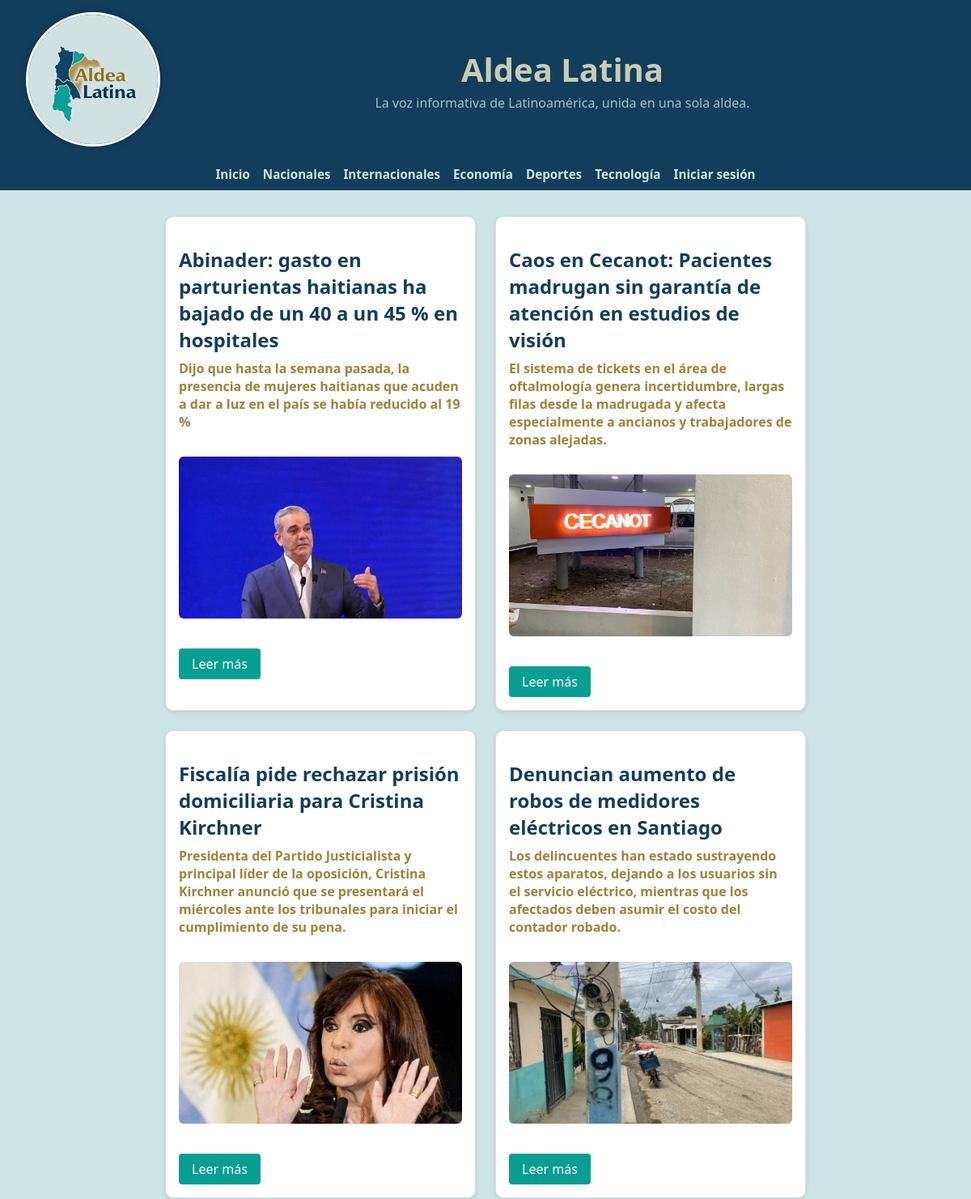
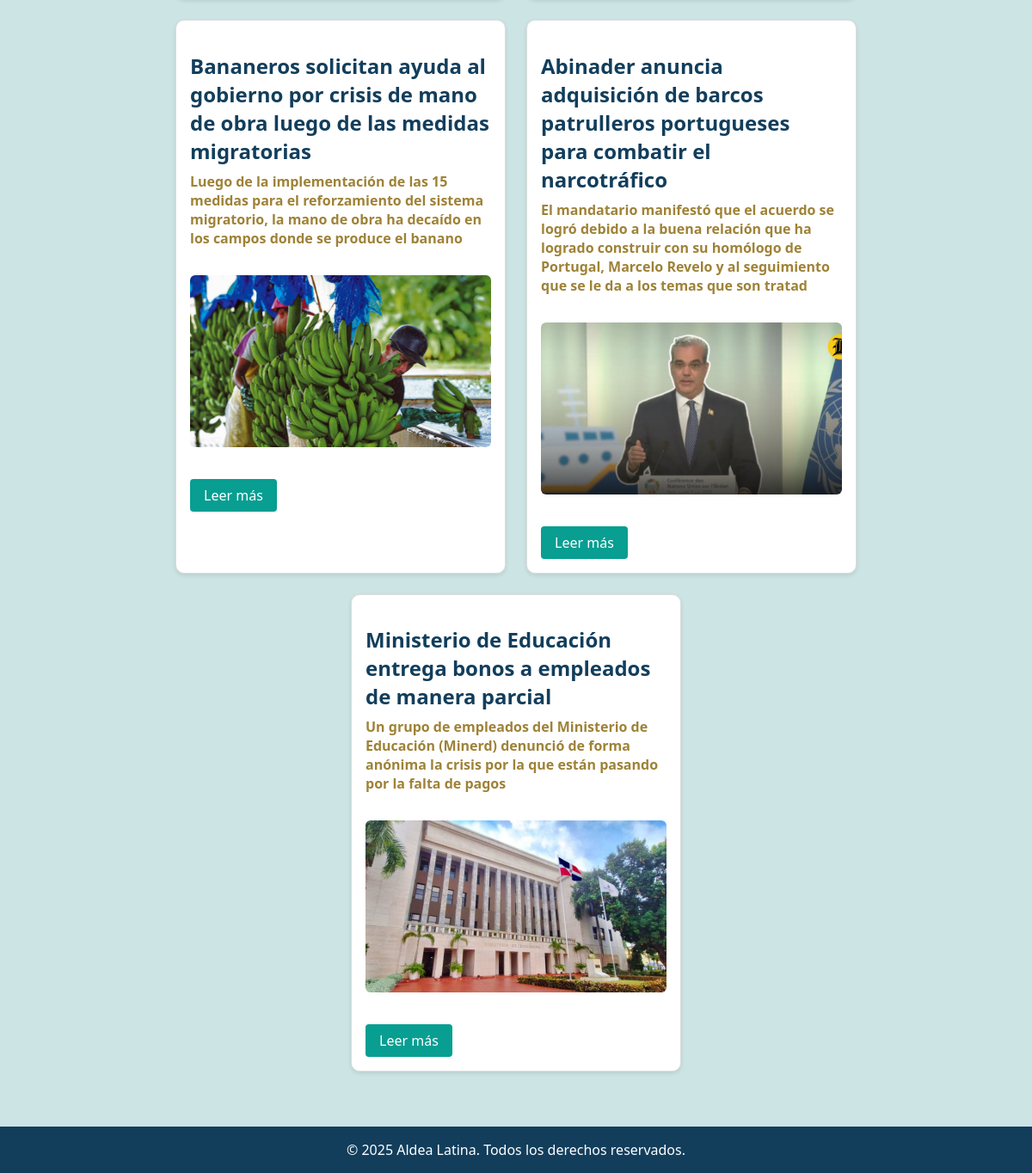
The page / on the database its author committed (2 pictures, top to bottom).
### post/models.py (models this page shows, shortened)
class post(models.Model):
    titulo = models.CharField(max_length=200)
    subtitulo = models.CharField(max_length=200)
    Noticia = models.TextField(null=True, blank=True)
    imagen_portada = models.ImageField(null=True, blank=True)
    id = models.UUIDField(default=uuid.uuid4, unique=True, primary_key=True, editable=False)
    autor = models.ForeignKey(User, on_delete=models.CASCADE, null=True, blank=True)
    fecha_creacion = models.DateTimeField(auto_now_add=True)

### post/views.py (the view)
# urls.py: 2. Add a URL to urlpatterns:  path('', views.home, name='home')
def home(request):
    posts=post.objects.all()
    context={'posts': posts}
    return render(request, "post/home.html", context)

### post/templates/post/home.html (shortened to what this page needs)
{% load static %}
<!DOCTYPE html>
<html lang="es">
<head>
</head>
<body>
  <header>
    <img src="{% static 'img/logo.jpg' %}" alt="Logo" class="logo" />
    <div class="title-container">
      <h1>Aldea Latina</h1>
      <p>La voz informativa de Latinoamérica, unida en una sola aldea.</p>
    </div>
  </header>
  <nav>
    <a href="{% url 'inicio' %}">Inicio</a>
    <a href="#">Nacionales</a>
    <a href="#">Internacionales</a>
    <a href="#">Economía</a>
    <a href="#">Deportes</a>
    <a href="#">Tecnología</a>
    {% if not user.is_authenticated %}
      <a href="{% url 'login' %}">Iniciar sesión</a>
    {% endif %}
  </nav>
  <div class="container">
    {% if posts %}
      {% for post in posts %}
        <article class="news">
          <h2>{{ post.titulo }}</h2>
          <h4>{{ post.subtitulo }}</h4>
          {% if post.imagen_portada %}
            <img src="{{ post.imagen_portada.url }}" alt="Imagen de {{ post.titulo }}">
          {% else %}
            <p><em>No hay imagen disponible</em></p>
          {% endif %}
          <a href="{% url 'noticia' post.id %}" class="leer-mas-btn">Leer más</a>
        </article>
      {% endfor %}
    {% else %}
      <p>No hay noticias disponibles.</p>
    {% endif %}
  </div>
  <footer>
    &copy; 2025 Aldea Latina. Todos los derechos reservados.
  </footer>
</body>
</html>

### post/templates/post/home.html (style rules this page uses)
body { font-family: 'Segoe UI', Tahoma, Geneva, Verdana, sans-serif; margin: 0; background-color: #cce4e4; color: #123e5c; }
header { background-color: #123e5c; color: white; display: flex; align-items: center; padding: 0.8rem 2rem; height: 170px; }
.logo { height: 160px; width: 160px; border-radius: 50%; object-fit: cover; margin-right: 1.5rem; border: 3px solid white; box-shadow: 0 0 8px rgba(0, 0, 0, 0.3); }
.title-container { flex-grow: 1; text-align: center; }
.title-container h1 { margin: 0; font-size: 2.5rem; color: #c9cbb4; }
.title-container p { margin: 0.2rem 0 0 0; font-size: 1rem; color: #9ec2ca; }
nav { background-color: #123e5c; padding: 0.6rem 2rem; display: flex; justify-content: center; flex-wrap: wrap; gap: 1rem; }
nav a { color: #cce4e4; text-decoration: none; font-weight: bold; font-size: 0.95rem; transition: color 0.3s ease; }
.container { padding: 2rem; display: flex; flex-wrap: wrap; justify-content: center; gap: 1.5rem; }
.news { background-color: white; border: 1px solid #ddd; box-shadow: 0 2px 5px rgba(0, 0, 0, 0.1); padding: 1rem; border-radius: 10px; max-width: 350px; width: 100%; transition: transform 0.2s ease-in-out; }
.news h2 { color: #123e5c; margin-bottom: 0.5rem; }
.news h4 { color: #9e8237; margin: 0.2rem 0 1rem 0; }
.news img { width: 100%; height: 200px; object-fit: cover; border-radius: 6px; margin: 1rem 0; }
.leer-mas-btn { display: inline-block; margin-top: 1rem; padding: 0.5rem 1rem; background-color: #089e92; color: white; text-decoration: none; border-radius: 4px; transition: background-color 0.3s ease; }
footer { background-color: #123e5c; color: white; text-align: center; padding: 1rem; margin-top: 2rem; }

### rows shown on the page
post: titulo "Abinader: gasto en parturientas haitianas ha bajado de un 40 a un 45 % en hospitales", subtitulo "Dijo que hasta la semana pasada, la presencia de mujeres haitianas que acuden a dar a luz en el país se había reducido al 19 %", imagen_portada (picture)
post: titulo "Caos en Cecanot: Pacientes madrugan sin garantía de atención en estudios de visión", subtitulo "El sistema de tickets en el área de oftalmología genera incertidumbre, largas filas desde la madrugada y afecta especialmente a ancianos y trabajadores de zonas alejadas.", imagen_portada (picture)
post: titulo "Fiscalía pide rechazar prisión domiciliaria para Cristina Kirchner", subtitulo "Presidenta del Partido Justicialista y principal líder de la oposición, Cristina Kirchner anunció que se presentará el miércoles ante los tribunales para iniciar el cumplimiento de su pena.", imagen_portada (picture)
post: titulo "Denuncian aumento de robos de medidores eléctricos en Santiago", subtitulo "Los delincuentes han estado sustrayendo estos aparatos, dejando a los usuarios sin el servicio eléctrico, mientras que los afectados deben asumir el costo del contador robado.", imagen_portada (picture)
post: titulo "Bananeros solicitan ayuda al gobierno por crisis de mano de obra luego de las medidas migratorias", subtitulo "Luego de la implementación de las 15 medidas para el reforzamiento del sistema migratorio, la mano de obra ha decaído en los campos donde se produce el banano", imagen_portada (picture)
post: titulo "Abinader anuncia adquisición de barcos patrulleros portugueses para combatir el narcotráfico", subtitulo "El mandatario manifestó que el acuerdo se logró debido a la buena relación que ha logrado construir con su homólogo de Portugal, Marcelo Revelo y al seguimiento que se le da a los temas que son tratad", imagen_portada (picture)
post: titulo "Ministerio de Educación entrega bonos a empleados de manera parcial", subtitulo "Un grupo de empleados del Ministerio de Educación (Minerd) denunció de forma anónima la crisis por la que están pasando por la falta de pagos", imagen_portada (picture)
